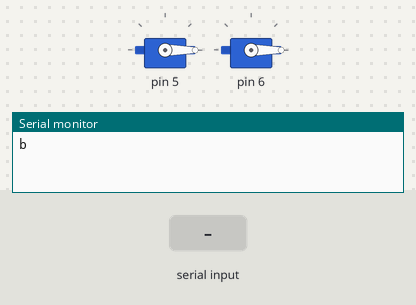
This sketch was run on a simulated Arduino Uno, built with avr-gcc and run on an emulated ATmega328P. Parts: 2 × servo, the last lines printed to the serial monitor. The test bench sets the inputs (shaded band).

Above: at 3.2 s.
3.3 s: "90,45;" received over Serial
4.8 s: "200;" received over Serial
At 8.2 s:
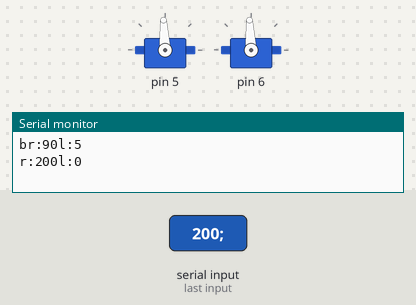
Timing chart, 0 to 9.7 s (numbered marks = the images above; inputs shaded):
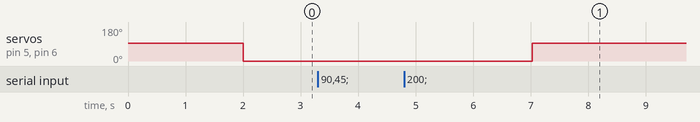

The sketch:

tobuuv.ino
```cpp
#include "t200_controler.hpp"
#include "mpu9250.hpp"
#include <String.h>


// THRUSTER
T200 thruster_L(6);
T200 thruster_R(5);
int r_pulse;
int l_pulse;


// MPU9250
MPU9250 imu;


String str;
int start;

double accel[3] = {0.0, 0.0, 0.0};
double gyro[3] = {0.0, 0.0, 0.0};
double magnet[3] = {0.0, 0.0, 0.0};
double temp = 0.0;


void setup() {/******* ADDRESS ********/
    // setup thruster
    thruster_R.set_pulse(1180, 1500, 1820);
    thruster_L.set_pulse(1180, 1500, 1820);
    thruster_R.setup();
    thruster_L.setup();

    // setup MPU9250
    //imu.init();

    Serial.begin(115200);
    Serial.setTimeout(10);
    Serial.write('b');

    start = millis();
}


void loop() {
    if (Serial.available() > 0) {
        str = Serial.readStringUntil(';');
        r_pulse = str.substring(0, 4).toInt();
        l_pulse = str.substring(4, 8).toInt();
        Serial.print("r:"); Serial.print(r_pulse);
        Serial.print("l:"); Serial.println(l_pulse);
    } else {    // DON'T receive serial signal -> Midship
        int sub_time = millis() - start;
        if (sub_time > 5000) {
            r_pulse = 1500;
            l_pulse = 1500;
        }
    }

    // thruster control
    thruster_R.speed(r_pulse);
    thruster_L.speed(l_pulse);
    thruster_R.run(5);
    thruster_L.run(5);

    /*
    // print sensor
    imu.getSensor();
    imu.calcSensor();
    imu.calcYPR();
    printSensor();
    */
}


void printSensor() {
    // Accel
    for (int i = 0; i < 3; i++) {
        Serial.print(imu.accel[i]);
        Serial.print(',');
    }
    // Gyro
    for (int i = 0; i < 3; i++) {
        Serial.print(imu.gyro[i]);
        Serial.print(',');
    }
    // Magnet
    for (int i = 0; i < 3; i++) {
        Serial.print(imu.magnet[i]);
        Serial.print(',');
    }
    // Yaw, Pitch, Roll
    for (int i = 0; i < 3; i++) {
        Serial.print(imu.ypr[i]);
        Serial.print(',');
    }
    // Temp
    Serial.println(imu.temp);
}
```

mpu9250.cpp
```cpp
#include "mpu9250.hpp"

MPU9250::MPU9250(void) {
    Wire.begin();
    _address = MPU9250_SLAVE_ADDRESS;
    _mag_address = MPU9250_MAGNET_ADDRESS;
}


uint8_t MPU9250::readRegister(const uint8_t register_addr) {
    uint8_t data = 0;

    Wire.beginTransmission(_address);
    Wire.write(register_addr);
    Wire.endTransmission();

    Wire.requestFrom((int)_address, 1);

    while(Wire.available()) {
        data = Wire.read();
    }

    return data;
}


void MPU9250::writeRegister(const uint8_t register_addr, const uint8_t value) {
    Wire.beginTransmission(_address);
    Wire.write(register_addr);
    Wire.write(value);
    Wire.endTransmission();
}


uint8_t MPU9250::readMagRegister(const uint8_t register_addr) {
    uint8_t data = 0;

    Wire.beginTransmission(_mag_address);
    Wire.write(register_addr);
    Wire.endTransmission();

    Wire.requestFrom((int)_mag_address, 1);

    while(Wire.available()) {
        data = Wire.read();
    }

    return data;
}


void MPU9250::writeMagRegister(const uint8_t register_addr, const uint8_t value) {
    Wire.beginTransmission(_mag_address);
    Wire.write(register_addr);
    Wire.write(value);
    Wire.endTransmission();
}


void MPU9250::init(void) {
    _who_am_i = readRegister(MPU9250_WAI_ADDRESS);
    if (_who_am_i != 0x71) exit(0);

    // Acceleration, Gyroscope Sensing
    writeRegister(MPU9250_PWR_MGMT_1, 0x00);
    writeRegister(MPU9250_INT_PIN_CFG, 0x02);
    writeMagRegister(MPU9250_MAG_CNTL, 0x06);

    // get Acceleration, Gyroscope Config
    uint8_t gyroConfig = readRegister(MPU9250_GYRO_CONFIG);
    uint8_t accelConfig = readRegister(MPU9250_ACCEL_CONFIG);
    uint8_t magnetConfig = readMagRegister(MPU9250_MAG_CNTL);

    gyroConfig = gyroConfig << 3;
    uint8_t gc = gyroConfig >> 6;
    accelConfig = accelConfig << 3;
    uint8_t ac = accelConfig >> 6;
    uint8_t mc = magnetConfig >> 4;

    switch(gc) {
        case 0b00:  // gyro_scale ±250(deg/sec)
            _gyro_scale = 250.0;
            break;
        case 0b01:  // gyro_scale ±500(deg/sec)
            _gyro_scale = 500.0;
            break;
        case 0b10:  // gyro_scale ±1000(deg/sec)
            _gyro_scale = 1000.0;
            break;
        case 0b11:  // gyro_scale ±2000(deg/sec)
            _gyro_scale = 2000.0;
            break;
        default:
            break;
    }

    switch(ac) {
        case 0b00:  // accel_scale ±2(g)
            _accel_scale = 2.0;
            break;
        case 0b01:  // accel_scale ±4(g)
            _accel_scale = 4.0;
            break;
        case 0b10:  // accel_scale ±8(g)
            _accel_scale = 8.0;
            break;
        case 0b11:  // accel_scale ±16(g)
            _accel_scale = 16.0;
            break;
        default:
            break;
    }

    switch(mc) {
        case 0b0000:  // magnet_scale 14bit
            _mag_scale = 8190.0;
            break;
        case 0b0001:  // magnet_scale 16bit
            _mag_scale = 32760.0;
            break;
        default:
            break;
    }
}


void MPU9250::getSensor(void) {
    // Accel, Gyro, Temp
    Wire.beginTransmission(_address);
    Wire.write(MPU9250_ACCEL_XOUT_H);
    Wire.endTransmission();
    Wire.requestFrom((int)_address, 14);
    for (int i = 0; i < 14; i++)
        agtm[i] = Wire.read();

    // Magnet
    Wire.beginTransmission(_mag_address);
    Wire.write(MPU9250_MAG_ST1);
    Wire.endTransmission();
    Wire.requestFrom((int)_mag_address, 8);
    for (int i = 14; i < 22; i++)
        agtm[i] = Wire.read();

    row_accel[0] = (((int16_t)agtm[0]) << 8) | agtm[1];
    row_accel[1] = (((int16_t)agtm[2]) << 8) | agtm[3];
    row_accel[2] = (((int16_t)agtm[4]) << 8) | agtm[5];
    row_temp = (((int16_t)agtm[6]) << 8) | agtm[7];
    row_gyro[0] = (((int16_t)agtm[0]) << 8) | agtm[1];
    row_gyro[1] = (((int16_t)agtm[2]) << 8) | agtm[3];
    row_gyro[2] = (((int16_t)agtm[4]) << 8) | agtm[5];
    drdy = agtm[14];
    row_magnet[0] = (((int16_t)agtm[16]) << 8) | agtm[15];
    row_magnet[1] = (((int16_t)agtm[18]) << 8) | agtm[17];
    row_magnet[2] = (((int16_t)agtm[20]) << 8) | agtm[19];
    hofl = agtm[21];
}


void MPU9250::calcSensor(void) {
    for (int i = 0; i < 3; i++) {
        accel[i] = (double)row_accel[i] * _accel_scale / 32768.0 - offset_accel[i];
        gyro[i] = (double)row_gyro[i] * _gyro_scale / 32768.0 - offset_gyro[i];
        magnet[i] = (double)row_magnet[i] * 4912.0 - offset_magnet[i];
    }
    temp = (double)row_temp / 333.87 + 21.0;
}


void MPU9250::calcYPR(void) {
    roll = atan(accel[1] / sqrt(accel[0] * accel[0] + accel[2] * accel[2]));
    pitch = atan(-accel[0] / accel[2]);
    double hx = magnet[0] * cos(roll) + magnet[2] * sin(roll);
    double hy = magnet[1] * cos(pitch) + sin(pitch) * (magnet[0] * sin(roll) - magnet[2] * cos(roll));
    yaw = atan2(hx, hy);
    if (yaw < 0)
        yaw += 2 * PI;
    ypr[0] = yaw;
    ypr[1] = pitch;
    ypr[2] = roll;
}


double MPU9250::readAccel(int i) {
    return accel[i];
}


double MPU9250::readTemp() {
    return temp;
}


double MPU9250::readGyro(int i) {
    return gyro[i];
}


double MPU9250::readMagnet(int i) {
    return magnet[i];
}


void MPU9250::calibrateMagnet(void) {
    getSensor();
    for (int i = 0; i < 3; i++) {
        for (int j = 0; j < 2; j++) {
            if (min_max_magnet[i][j] == -999999)
                min_max_magnet[i][j] = magnet[i];
            else if (min_max_magnet[i][0] > magnet[i])
                min_max_magnet[i][0] = magnet[i];
            else if (min_max_magnet[i][1] < magnet[i])
                min_max_magnet[i][1] = magnet[i];
        }
        offset_magnet[i] = min_max_magnet[i][0] + (min_max_magnet[i][1] - min_max_magnet[i][0]) / 2.0;
    }
}
```

mpu9250.hpp
```cpp
#ifndef _MPU9250_H_
#define _MPU9250_H_

#include <Arduino.h>
#include <Wire.h>


class MPU9250 {
private:
    /******* ADDRESS ********/
    // MPU9250 Acceleration, Gyroscope Slave Address (AD0=H: 0x69)
    uint8_t MPU9250_SLAVE_ADDRESS = 0x68;

    // MPU9250 Magnet Slave Address
    uint8_t MPU9250_MAGNET_ADDRESS = 0x0C;

    // MPU9250 Acceleration, Gyroscope Who Am I
    uint8_t MPU9250_WAI_ADDRESS = 0x75;

    // MPU9250 Acceleration, Gyroscope initialize
    uint8_t MPU9250_PWR_MGMT_1 = 0x6B;
    uint8_t MPU9250_INT_PIN_CFG = 0x37;

    // MPU9250 Acceleration Address
    uint8_t MPU9250_ACCEL_XOUT_H = 0x3B;
    uint8_t MPU9250_ACCEL_XOUT_L = 0x3C;
    uint8_t MPU9250_ACCEL_YOUT_H = 0x3D;
    uint8_t MPU9250_ACCEL_YOUT_L = 0x3E;
    uint8_t MPU9250_ACCEL_ZOUT_H = 0x3F;
    uint8_t MPU9250_ACCEL_ZOUT_L = 0x40;

    // MPU9250 Temperature Address
    uint8_t MPU9250_TEMP_OUT_H = 0x41;
    uint8_t MPU9250_TEMP_OUT_L = 0x42;

    // MPU9250 Gyroscope Address
    uint8_t MPU9250_GYRO_XOUT_H = 0x43;
    uint8_t MPU9250_GYRO_XOUT_L = 0x44;
    uint8_t MPU9250_GYRO_YOUT_H = 0x45;
    uint8_t MPU9250_GYRO_YOUT_L = 0x46;
    uint8_t MPU9250_GYRO_ZOUT_H = 0x47;
    uint8_t MPU9250_GYRO_ZOUT_L = 0x48;

    // MPU9250 Magnet Address
    uint8_t MPU9250_MAG_ST1 = 0x02;
    uint8_t MPU9250_MAG_XOUT_L = 0x03;
    uint8_t MPU9250_MAG_XOUT_H = 0x04;
    uint8_t MPU9250_MAG_YOUT_L = 0x05;
    uint8_t MPU9250_MAG_YOUT_H = 0x06;
    uint8_t MPU9250_MAG_ZOUT_L = 0x07;
    uint8_t MPU9250_MAG_ZOUT_H = 0x08;
    uint8_t MPU9250_MAG_ST2 = 0x09;
    uint8_t MPU9250_MAG_CNTL = 0x0A;

    // MPU9250 Config
    uint8_t MPU9250_GYRO_CONFIG = 0x1B;
    uint8_t MPU9250_ACCEL_CONFIG = 0x1C;
    /******* ADDRESS ********/

    // Address
    uint8_t _address;
    uint8_t _mag_address;
    uint8_t _who_am_i;

    // sensor datas (Accel, Gyro, Temp, Magnet)
    uint8_t agtm[22];

    // magnet status
    uint8_t drdy;
    uint8_t hofl;

    // row datas
    int16_t row_accel[3];
    int16_t row_temp;
    int16_t row_gyro[3];
    int16_t row_magnet[3];

    // Acceleration, Gyroscope Scale Select
    double _gyro_scale;
    double _accel_scale;
    double _mag_scale;

    // Calibration Magnet(min, max)
    double min_max_magnet[3][2] = {
        {-999999, -999999},
        {-999999, -999999},
        {-999999, -999999}
    };

    // read register (Accel, Gyro, Magnet)
    uint8_t readRegister(const uint8_t register_addr);
    uint8_t readMagRegister(const uint8_t register_addr);

    // write register (Accel, Gyro, Magnet)
    void writeRegister(const uint8_t register_addr, const uint8_t value);
    void writeMagRegister(const uint8_t register_addr, const uint8_t value);

public:
    // datas
    double accel[3];
    double temp;
    double gyro[3];
    double magnet[3];
    double yaw;
    double pitch;
    double roll;
    double ypr[3];

    // Offset (Accel, Gyro, Magnet)
    double offset_accel[3] = {0.0, 0.0, 0.0};
    double offset_gyro[3] = {0.0, 0.0, 0.0};
    double offset_magnet[3] = {0.0, 0.0, 0.0};

    MPU9250();
    void init(void);    // init
    void getSensor(void);   // get sensor value
    void calcSensor(void);  // calc sensor value
    void calcYPR(void);    // calc yaw, pitch, roll
    double readAccel(int i);    // raed accel data[0:x, 1:y, 2:z]
    double readTemp();  // read temp data
    double readGyro(int i);    // raed gyro data[0:x, 1:y, 2:z]
    double readMagnet(int i);    // raed magnet data[0:x, 1:y, 2:z]
    void calibrateMagnet(void); // calibrate magnet sensor
};


#endif
```

t200_controler.cpp
```cpp
#include "t200_controler.hpp"


T200::T200(int Thruster_Pin) {
    pin = Thruster_Pin;
}


void T200::setup(void) {
    Thruster.attach(pin);
    Thruster.writeMicroseconds(pulse[1]);
    delay(1000);
}


void T200::set_pulse(int mimimun, int midship, int maximum) {
    pulse[0] = mimimun;
    pulse[1] = midship;
    pulse[2] = maximum;
}


void T200::midship(void) {
    pulse_state = pulse[1];
}


void T200::full_ahead(void) {
    pulse_state = pulse[2];
}


void T200::full_astern(void) {
    pulse_state = pulse[0];
}


void T200::increase_ahead(int accelerate = 1) {
    pulse_state += accelerate;
    if (pulse_state > pulse[2])
        pulse_state = pulse[2];
}


void T200::increase_astern(int accelerate = 1) {
    pulse_state -= accelerate;
    if (pulse_state < pulse[0])
        pulse_state = pulse[0];
}


void T200::speed(int microseconds) {
    pulse_state = microseconds;
}


void T200::run(int fps) {
    frame_rate(fps);
    if (fps_flag == 1) {
        Thruster.writeMicroseconds(pulse_state);
    }
}


void T200::state(void) {
    Serial.println(pulse_state);
}


void T200::frame_rate(int fps) {
    int subtime = millis() - oldtime;
    if (subtime > (1000 / fps)) {
        fps_flag = 1;
        oldtime = millis();
    } else {
        fps_flag = 0;
    }
}
```

t200_controler.hpp
```cpp
#ifndef _T200_CONROLER_hpp
#define _T200_CONROLER_hpp

#include <Arduino.h>
#include <Servo.h>

class T200 {
private:
    // servo
    Servo Thruster;

    // set thruster pulse(micro sec) 0: full astern, 1: midship, 2: full ahead
    int pulse[3] = {1100, 1500, 1900};

    // set thruster pin
    int pin = -1;

    // thruster pulse state
    int pulse_state = pulse[1];

    // FPS
    int oldtime = millis();
    int fps_flag = 0;
    void frame_rate(int fps);

public:
    T200(int Thruster_Pin);
    void setup(void);
    void set_pulse(int mimimun, int midship, int maximum);
    void midship(void);
    void full_ahead(void);
    void full_astern(void);
    void increase_ahead(int accelerate = 1);
    void increase_astern(int accelerate = 1);
    void speed(int microseconds);
    void run(int fps);
    void state(void);
};

#endif
```
